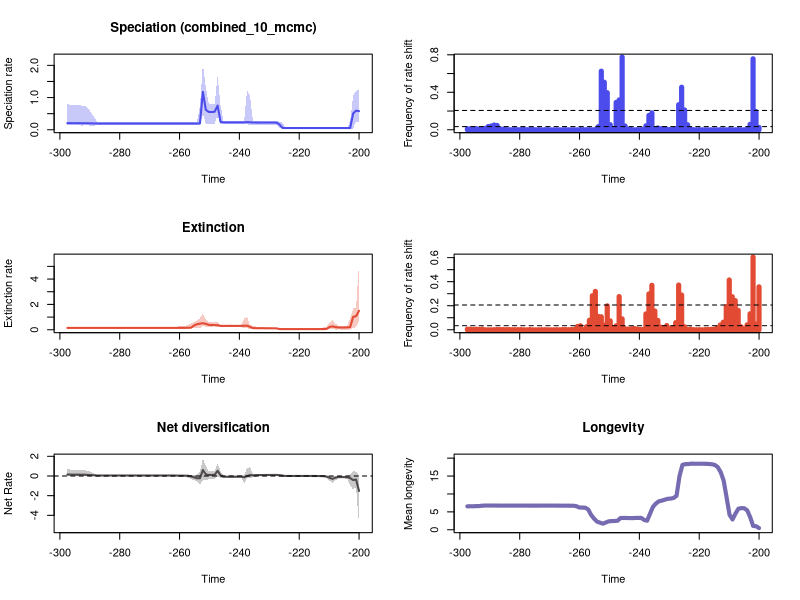

The R source for this figure:


pdf(file='C:/Users/SimoesLabAdmin/Documents/pt_diversity_rates/updated_occurrence_analyses/model_2_and_5/200_its_s1k/reptilia_terr/RTT_plots.pdf',width=10, height=15)
par(mfrow=c(3,2))
library(scales)

time=c(-200.011917545, -200.996596635,-201.981275725,-202.965954815,-203.950633905,-204.935312995,-205.919992085,-206.904671175,-207.889350265,-208.874029355,-209.858708445,-210.843387535,-211.828066625,-212.812745715,-213.797424805,-214.782103895,-215.766782985,-216.751462075,-217.736141165,-218.720820255,-219.705499345,-220.690178435,-221.674857525,-222.659536615,-223.644215705,-224.628894795,-225.613573885,-226.598252975,-227.582932065,-228.567611155,-229.552290245,-230.536969335,-231.521648425,-232.506327515,-233.491006605,-234.47568569499998,-235.460364785,-236.445043875,-237.429722965,-238.41440205499998,-239.399081145,-240.383760235,-241.368439325,-242.35311841499998,-243.337797505,-244.322476595,-245.307155685,-246.29183477499998,-247.276513865,-248.261192955,-249.245872045,-250.23055113499998,-251.215230225,-252.19990931499999,-253.184588405,-254.16926749499999,-255.153946585,-256.138625675,-257.123304765,-258.107983855,-259.092662945,-260.077342035,-261.062021125,-262.046700215,-263.031379305,-264.016058395,-265.000737485,-265.985416575,-266.970095665,-267.95477475499996,-268.939453845,-269.924132935,-270.908812025,-271.893491115,-272.878170205,-273.862849295,-274.847528385,-275.83220747499996,-276.816886565,-277.801565655,-278.786244745,-279.770923835,-280.755602925,-281.740282015,-282.724961105,-283.70964019499996,-284.694319285,-285.678998375,-286.663677465,-287.648356555,-288.633035645,-289.617714735,-290.602393825,-291.58707291499996,-292.571752005,-293.556431095,-294.541110185,-295.525789275,-296.510468365,-297.495147455)
rate=c(0.5777779788596471, 0.5936792228732799,0.5072609801595811,0.0544503460075514,0.05378859080534798,0.053759063739692775,0.053759063739692775,0.053759063739692775,0.053759063739692775,0.053748032896944395,0.053748032896944395,0.05369445861008423,0.05369445861008423,0.05369445861008423,0.05361923601380474,0.05361923601380474,0.05361923601380474,0.05361923601380474,0.05361923601380474,0.05361923601380474,0.05361923601380474,0.05358837222641252,0.05358837222641252,0.05358837222641252,0.05369445861008423,0.05408713314175416,0.05642527151517745,0.16492156751917947,0.2223375655170921,0.22312417872569146,0.22312417872569146,0.2233812734346436,0.22357086598847897,0.22388399163821,0.2244563072117763,0.22515405811753858,0.2257336256868706,0.23233590242428853,0.2373940951918697,0.22901461436356652,0.22901461436356652,0.22901461436356652,0.22901461436356652,0.22901461436356652,0.22900975219533837,0.2288119419502106,0.22897191530950753,0.24299764642445182,0.7518891530735614,0.5614048084292611,0.5502914397346439,0.5529889747703616,0.6199577486577688,1.177040387414579,0.19767611185233552,0.19404268358603727,0.19385290418761889,0.19385290418761889,0.19385290418761889,0.1938613654474439,0.19387954762710766,0.1938896356827259,0.19390020255187912,0.19390020255187912,0.19390020255187912,0.19390020255187912,0.19390020255187912,0.1938896356827259,0.1938896356827259,0.1938896356827259,0.1938896356827259,0.1938896356827259,0.1938896356827259,0.1938896356827259,0.19390020255187912,0.19390020255187912,0.19390020255187912,0.19390020255187912,0.1938896356827259,0.19387954762710766,0.1938613654474439,0.1938613654474439,0.19385290418761889,0.1938613654474439,0.19386695230230616,0.19386695230230616,0.19386695230230616,0.19386695230230616,0.19392696988812924,0.19422085868323263,0.19695167945514602,0.19907511512890336,0.2016025391637998,0.2028328135931704,0.20341175503527276,0.2039713405095434,0.20425072512567669,0.2055265509661764,0.20593317307363876,0.20637371848371222)
minHPD=c(0.24544011346815783, 0.24869315898969158,0.04056672494730272,0.0340334069224346,0.04190151460504408,0.04190151460504408,0.04190151460504408,0.04190151460504408,0.04311101486725708,0.04321915815909818,0.04321915815909818,0.04311101486725708,0.04311101486725708,0.04311101486725708,0.04311101486725708,0.04311101486725708,0.04311101486725708,0.04311101486725708,0.04311101486725708,0.04311101486725708,0.04311101486725708,0.042988915998263925,0.042988915998263925,0.042988915998263925,0.041932827440624,0.037073958036850777,0.037942101946615306,0.04460113426355944,0.1411334107433296,0.1494514107900504,0.1500195525937301,0.1500195525937301,0.1500195525937301,0.1490812761172969,0.1490812761172969,0.1532821410790865,0.152557590326624,0.13278298996463025,0.18273284516928162,0.17457709543351851,0.17457709543351851,0.17494981667364096,0.17494981667364096,0.17494981667364096,0.17494981667364096,0.17457709543351851,0.1693073123138909,0.1632352424793294,0.47021379349274794,0.1938685089441475,0.180132959475949,0.19177513664383902,0.1843671380257549,0.5032737982080296,0.1400835303577633,0.14150977677700988,0.14894682772381965,0.14894682772381965,0.14894682772381965,0.14894682772381965,0.15252552760210547,0.15252552760210547,0.15252552760210547,0.15252552760210547,0.15252552760210547,0.15252552760210547,0.15252552760210547,0.15252552760210547,0.15252552760210547,0.15252552760210547,0.15252552760210547,0.15252552760210547,0.15252552760210547,0.15252552760210547,0.15335575700095586,0.15335575700095586,0.15335575700095586,0.15335575700095586,0.15147959200948535,0.15113809250770466,0.14894682772381965,0.14894682772381965,0.1503194525804605,0.1503194525804605,0.1503194525804605,0.1503194525804605,0.1503194525804605,0.14977966898798703,0.14894682772381965,0.14932670931415432,0.12198833975911363,0.12198833975911363,0.14150977677700988,0.14150977677700988,0.12857142877426045,0.14150977677700988,0.14150977677700988,0.14150977677700988,0.14150977677700988,0.14150977677700988)
maxHPD=c(1.2602024769359625, 1.2072128694203952,1.059539285014583,0.274047994201428,0.06753348451846404,0.06715633837171142,0.06715633837171142,0.06715633837171142,0.06831742169220195,0.06831742169220195,0.06831742169220195,0.06798941207929554,0.06798941207929554,0.06798941207929554,0.06798941207929554,0.06798941207929554,0.06798941207929554,0.06798941207929554,0.06798941207929554,0.06798941207929554,0.06798941207929554,0.06798941207929554,0.06798941207929554,0.06798941207929554,0.06726523420121018,0.070543440260789,0.2187196770010331,0.24976841568686184,0.27904256723186177,0.2683629545825942,0.2683629545825942,0.2680402074870157,0.2680402074870157,0.2683629545825942,0.2697803541810524,0.27810369765447834,0.27810369765447834,1.0414828925592508,1.2484434250976795,0.28329139127552894,0.2815164038483684,0.2815164038483684,0.281333329686679,0.281333329686679,0.281333329686679,0.2824429307848171,0.27904256723186177,0.7541290979412597,1.6647551065462074,0.8173976206340676,0.7926832495793827,0.8131664055036436,1.3183415752831718,2.0539703912011293,0.7402113523409662,0.24635993227393518,0.24253827621529395,0.24253827621529395,0.24253827621529395,0.24253827621529395,0.245246615797888,0.245246615797888,0.245246615797888,0.245246615797888,0.245246615797888,0.245246615797888,0.245246615797888,0.245246615797888,0.245246615797888,0.245246615797888,0.245246615797888,0.245246615797888,0.245246615797888,0.245246615797888,0.245246615797888,0.245246615797888,0.245246615797888,0.245246615797888,0.245246615797888,0.245246615797888,0.24352912630544118,0.24352912630544118,0.24519650222162215,0.245246615797888,0.24519650222162215,0.245246615797888,0.245246615797888,0.245246615797888,0.24868167786081993,0.2552498925711658,0.40524327170607405,0.5297339883194789,0.6838272407899216,0.7310533678114501,0.7411767782684885,0.7656311892111936,0.7676636129544104,0.7741513480501498,0.7741513480501498,0.8017657554975369)
remove_na = !is.na(rate)
time = time[remove_na]
plot(time,time,type = 'n', ylim = c(0, 2.2593674303212423), xlim = c(-297.987487,-199.519578), ylab = 'Speciation rate', xlab = 'Time',main='Speciation (combined_10_mcmc)' )
polygon(c(time, rev(time)), c(maxHPD[remove_na], rev(minHPD[remove_na])), col = alpha('#4c4cec',0.3), border = NA)
lines(time,rate[remove_na], col = '#4c4cec', lwd=2)
mids=c(-200.01689067171716, -201.01151601515153,-202.00614135858586,-203.0007667020202,-203.99539204545454,-204.9900173888889,-205.98464273232324,-206.97926807575757,-207.9738934191919,-208.96851876262627,-209.9631441060606,-210.95776944949495,-211.95239479292928,-212.94702013636365,-213.94164547979798,-214.93627082323232,-215.93089616666666,-216.92552151010102,-217.92014685353536,-218.9147721969697,-219.90939754040403,-220.9040228838384,-221.89864822727273,-222.89327357070707,-223.8878989141414,-224.88252425757577,-225.8771496010101,-226.87177494444444,-227.86640028787878,-228.86102563131314,-229.85565097474748,-230.8502763181818,-231.84490166161618,-232.8395270050505,-233.83415234848485,-234.82877769191919,-235.82340303535352,-236.8180283787879,-237.81265372222222,-238.80727906565656,-239.80190440909092,-240.79652975252526,-241.7911550959596,-242.78578043939393,-243.78040578282827,-244.77503112626263,-245.76965646969697,-246.7642818131313,-247.75890715656567,-248.7535325,-249.74815784343434,-250.74278318686868,-251.73740853030301,-252.73203387373738,-253.72665921717171,-254.72128456060605,-255.71590990404042,-256.71053524747475,-257.7051605909091,-258.6997859343434,-259.69441127777776,-260.6890366212121,-261.6836619646465,-262.6782873080808,-263.67291265151516,-264.6675379949495,-265.66216333838383,-266.65678868181817,-267.6514140252525,-268.64603936868684,-269.6406647121212,-270.6352900555556,-271.6299153989899,-272.62454074242424,-273.6191660858586,-274.6137914292929,-275.60841677272725,-276.60304211616165,-277.597667459596,-278.5922928030303,-279.58691814646465,-280.581543489899,-281.5761688333333,-282.57079417676766,-283.565419520202,-284.56004486363634,-285.55467020707067,-286.54929555050506,-287.5439208939394,-288.53854623737374,-289.5331715808081,-290.5277969242424,-291.52242226767675,-292.51704761111114,-293.5116729545455,-294.5062982979798,-295.50092364141415,-296.4955489848485,-297.4901743282828)
counts=c(0.025, 0.195,0.757,0.058,0.006,0.0,0.0,0.002,0.0,0.0,0.002,0.0,0.0,0.001,0.0,0.0,0.0,0.0,0.0,0.0,0.001,0.0,0.001,0.009,0.054,0.211,0.454,0.267,0.011,0.003,0.002,0.006,0.013,0.011,0.019,0.006,0.18,0.153,0.042,0.004,0.001,0.001,0.0,0.003,0.005,0.04,0.776,0.318,0.292,0.008,0.054,0.395,0.507,0.625,0.034,0.003,0.0,0.001,0.001,0.001,0.002,0.0,0.0,0.0,0.0,0.001,0.0,0.0,0.0,0.0,0.0,0.001,0.001,0.0,0.001,0.0,0.004,0.002,0.001,0.004,0.002,0.001,0.002,0.001,0.001,0.002,0.006,0.01,0.046,0.051,0.04,0.034,0.015,0.009,0.004,0.012,0.009,0.009,0.011)
plot(mids,counts,type = 'h', xlim = c(-297.987487,-199.519578), ylim=c(0,0.776), ylab = 'Frequency of rate shift', xlab = 'Time',lwd=5,col='#4c4cec')
bf2 = 0.03391365557842701
bf6 = 0.20596268234758136
abline(h=bf2, lty=2)
abline(h=bf6, lty=2)

time=c(-200.011917545, -200.996596635,-201.981275725,-202.965954815,-203.950633905,-204.935312995,-205.919992085,-206.904671175,-207.889350265,-208.874029355,-209.858708445,-210.843387535,-211.828066625,-212.812745715,-213.797424805,-214.782103895,-215.766782985,-216.751462075,-217.736141165,-218.720820255,-219.705499345,-220.690178435,-221.674857525,-222.659536615,-223.644215705,-224.628894795,-225.613573885,-226.598252975,-227.582932065,-228.567611155,-229.552290245,-230.536969335,-231.521648425,-232.506327515,-233.491006605,-234.47568569499998,-235.460364785,-236.445043875,-237.429722965,-238.41440205499998,-239.399081145,-240.383760235,-241.368439325,-242.35311841499998,-243.337797505,-244.322476595,-245.307155685,-246.29183477499998,-247.276513865,-248.261192955,-249.245872045,-250.23055113499998,-251.215230225,-252.19990931499999,-253.184588405,-254.16926749499999,-255.153946585,-256.138625675,-257.123304765,-258.107983855,-259.092662945,-260.077342035,-261.062021125,-262.046700215,-263.031379305,-264.016058395,-265.000737485,-265.985416575,-266.970095665,-267.95477475499996,-268.939453845,-269.924132935,-270.908812025,-271.893491115,-272.878170205,-273.862849295,-274.847528385,-275.83220747499996,-276.816886565,-277.801565655,-278.786244745,-279.770923835,-280.755602925,-281.740282015,-282.724961105,-283.70964019499996,-284.694319285,-285.678998375,-286.663677465,-287.648356555,-288.633035645,-289.617714735,-290.602393825,-291.58707291499996,-292.571752005,-293.556431095,-294.541110185,-295.525789275,-296.510468365,-297.495147455)
rate=c(1.4944371000290673, 1.074841931883062,1.0181584150027092,0.21146870399469464,0.18700455635847232,0.17916586449213628,0.17810306556242644,0.18207849285181502,0.2089696392212577,0.2676531924650407,0.22021598696785577,0.06777749995243235,0.05597018290138412,0.05397315859889977,0.05257995324904485,0.05214957873831226,0.05191314173864417,0.05175290079826625,0.051614741947726125,0.05157802166233656,0.05157802166233656,0.05157802166233656,0.05157802166233656,0.05154170602267932,0.05175290079826625,0.05175290079826625,0.05214957873831226,0.0570585629973273,0.11072547221464796,0.11644370903898696,0.11772106512978564,0.11833199182508952,0.11962608913175915,0.12075903494108117,0.12180878285719275,0.12503848652239555,0.1314486075447912,0.22773798075740448,0.3239212956631603,0.31892959627910966,0.30455264914668656,0.30455264914668656,0.30601372786306513,0.3076249701011298,0.3074935350250491,0.3067586796151154,0.3070133444718306,0.3074935350250491,0.359380971880098,0.3675708423776942,0.3741586390859897,0.3849629344257143,0.46826278061119064,0.5141536302636911,0.4850584942915417,0.43720619677497474,0.3359501634041826,0.16673365596123468,0.15355366943331022,0.15057052089118755,0.15027177620553242,0.15019947590445845,0.14807833355428152,0.147607436759401,0.1475262329942254,0.1475045420209546,0.1475045420209546,0.14748948847572638,0.14746540444164813,0.14744583109911275,0.14744583109911275,0.14744583109911275,0.14744583109911275,0.14744583109911275,0.14744583109911275,0.14744583109911275,0.14744583109911275,0.14744583109911275,0.14744583109911275,0.14741997190875952,0.14741997190875952,0.14741997190875952,0.14738033931233518,0.14738033931233518,0.14731859487587484,0.14731859487587484,0.14741997190875952,0.14741997190875952,0.14738033931233518,0.14731859487587484,0.1472754031487182,0.1472754031487182,0.1472754031487182,0.1472754031487182,0.1472754031487182,0.14738033931233518,0.14741997190875952,0.14741997190875952,0.14738033931233518,0.14744583109911275)
minHPD=c(0.6833540673487086, 0.19561476480953954,0.15283137885367482,0.006574178862837129,0.006574178862837129,0.017615573889356778,0.018232418051847454,0.02469598080319512,0.009644404841431684,0.13061018283016704,0.04111091558941478,0.03483310205503099,0.034598747873010025,0.03292703258914637,0.03496175645741194,0.0358653752689686,0.03541946791403447,0.03541946791403447,0.03529454311708035,0.03541946791403447,0.03541946791403447,0.03541946791403447,0.03541946791403447,0.03541946791403447,0.034598747873010025,0.0345471010576068,0.03311826491852952,0.03496175645741194,0.04316031332523266,0.05529970967699451,0.05317655393862118,0.05767262332919809,0.057088394506955215,0.057088394506955215,0.057088394506955215,0.06379040618341784,0.06448096981613967,0.06676934642112148,0.12153525170155893,0.1633470356209017,0.18822142785437307,0.18822142785437307,0.18510479103414637,0.19481031402891424,0.19355973644365393,0.18822142785437307,0.1841781272211465,0.18909117307202586,0.24165227591409247,0.25891234010767616,0.25758106322142443,0.25891234010767616,0.24564108590444012,0.29230514364506743,0.1321335926749658,0.13171956024100231,0.10896421853998356,0.10392368709762403,0.10505520985309603,0.10392368709762403,0.10492427277611727,0.10492427277611727,0.10492427277611727,0.10492427277611727,0.10492427277611727,0.10505520985309603,0.10505520985309603,0.10510570187842354,0.10492427277611727,0.10492427277611727,0.10492427277611727,0.10492427277611727,0.10492427277611727,0.10492427277611727,0.10492427277611727,0.10492427277611727,0.10492427277611727,0.10492427277611727,0.10492427277611727,0.10492427277611727,0.10492427277611727,0.10492427277611727,0.10492427277611727,0.10492427277611727,0.10492427277611727,0.10492427277611727,0.10492427277611727,0.10492427277611727,0.10492427277611727,0.10492427277611727,0.10492427277611727,0.10492427277611727,0.10492427277611727,0.10492427277611727,0.10492427277611727,0.10492427277611727,0.10492427277611727,0.10492427277611727,0.10492427277611727,0.10492427277611727)
maxHPD=c(5.215819536422629, 1.7434810126079863,1.687562379678661,0.8928101413903625,0.3427765337604907,0.294972723330679,0.29405009701897306,0.3061059878250388,0.4835418905449237,0.7599182204660396,0.5331788211867523,0.2534025958348729,0.1899008163544951,0.15079263691394304,0.08463701261518682,0.08289504897354907,0.08164763668485056,0.08164763668485056,0.08145597943136054,0.08164763668485056,0.08164763668485056,0.08164763668485056,0.08164763668485056,0.08164763668485056,0.08164763668485056,0.08164763668485056,0.0830338662757772,0.1283701237563437,0.1620213361137331,0.16950586459301353,0.16353741372513952,0.16882701526855526,0.17211333814588917,0.19007511203030816,0.2095054281072695,0.2643158439567885,0.3086525953439199,0.377354690462353,1.0376454512829418,0.8915390484050602,0.4008502258499863,0.4008502258499863,0.395317055388663,0.4029532616706999,0.4029532616706999,0.39829201252317414,0.395317055388663,0.40878188695515055,0.602605459265985,0.6120893949474447,0.6082709213500295,0.6282889971942666,0.8364746590846676,1.2579051872056521,0.9161497439268811,0.7281097572469276,0.5907534066850806,0.521593878185237,0.3593869145734812,0.3216160897051659,0.31968120640091824,0.31968120640091824,0.19849067709226062,0.1917993621367646,0.1917993621367646,0.1917993621367646,0.1917993621367646,0.1917993621367646,0.1910086004178775,0.19074850147375697,0.19074850147375697,0.19074850147375697,0.19074850147375697,0.19074850147375697,0.19074850147375697,0.190561010233819,0.190561010233819,0.190561010233819,0.190561010233819,0.190561010233819,0.190561010233819,0.190561010233819,0.190561010233819,0.190561010233819,0.190561010233819,0.19042382305337915,0.18982167298907704,0.18982167298907704,0.18982167298907704,0.190561010233819,0.19074850147375697,0.19074850147375697,0.19074850147375697,0.19074850147375697,0.1910086004178775,0.1923866500658219,0.19348983300504985,0.19427198377400773,0.1957363797532219,0.19825139226244332)
remove_na = !is.na(rate)
time = time[remove_na]
plot(time,time,type = 'n', ylim = c(0, 5.737401490064892), xlim = c(-297.987487,-199.519578), ylab = 'Extinction rate', xlab = 'Time',main='Extinction' )
polygon(c(time, rev(time)), c(maxHPD[remove_na], rev(minHPD[remove_na])), col = alpha('#e34a33',0.3), border = NA)
lines(time,rate[remove_na], col = '#e34a33', lwd=2)
mids=c(-200.01689067171716, -201.01151601515153,-202.00614135858586,-203.0007667020202,-203.99539204545454,-204.9900173888889,-205.98464273232324,-206.97926807575757,-207.9738934191919,-208.96851876262627,-209.9631441060606,-210.95776944949495,-211.95239479292928,-212.94702013636365,-213.94164547979798,-214.93627082323232,-215.93089616666666,-216.92552151010102,-217.92014685353536,-218.9147721969697,-219.90939754040403,-220.9040228838384,-221.89864822727273,-222.89327357070707,-223.8878989141414,-224.88252425757577,-225.8771496010101,-226.87177494444444,-227.86640028787878,-228.86102563131314,-229.85565097474748,-230.8502763181818,-231.84490166161618,-232.8395270050505,-233.83415234848485,-234.82877769191919,-235.82340303535352,-236.8180283787879,-237.81265372222222,-238.80727906565656,-239.80190440909092,-240.79652975252526,-241.7911550959596,-242.78578043939393,-243.78040578282827,-244.77503112626263,-245.76965646969697,-246.7642818131313,-247.75890715656567,-248.7535325,-249.74815784343434,-250.74278318686868,-251.73740853030301,-252.73203387373738,-253.72665921717171,-254.72128456060605,-255.71590990404042,-256.71053524747475,-257.7051605909091,-258.6997859343434,-259.69441127777776,-260.6890366212121,-261.6836619646465,-262.6782873080808,-263.67291265151516,-264.6675379949495,-265.66216333838383,-266.65678868181817,-267.6514140252525,-268.64603936868684,-269.6406647121212,-270.6352900555556,-271.6299153989899,-272.62454074242424,-273.6191660858586,-274.6137914292929,-275.60841677272725,-276.60304211616165,-277.597667459596,-278.5922928030303,-279.58691814646465,-280.581543489899,-281.5761688333333,-282.57079417676766,-283.565419520202,-284.56004486363634,-285.55467020707067,-286.54929555050506,-287.5439208939394,-288.53854623737374,-289.5331715808081,-290.5277969242424,-291.52242226767675,-292.51704761111114,-293.5116729545455,-294.5062982979798,-295.50092364141415,-296.4955489848485,-297.4901743282828)
counts=c(0.357, 0.049,0.605,0.133,0.041,0.008,0.025,0.162,0.243,0.275,0.414,0.193,0.063,0.04,0.017,0.005,0.004,0.003,0.002,0.0,0.001,0.0,0.001,0.006,0.002,0.025,0.289,0.372,0.059,0.017,0.012,0.035,0.018,0.022,0.078,0.156,0.37,0.298,0.132,0.003,0.003,0.007,0.011,0.008,0.006,0.009,0.091,0.276,0.033,0.016,0.074,0.199,0.039,0.108,0.111,0.319,0.283,0.079,0.025,0.001,0.033,0.028,0.004,0.002,0.001,0.002,0.002,0.0,0.001,0.0,0.0,0.0,0.001,0.001,0.0,0.0,0.0,0.002,0.0,0.0,0.002,0.001,0.001,0.001,0.002,0.001,0.002,0.002,0.002,0.001,0.0,0.0,0.0,0.006,0.003,0.005,0.002,0.005,0.005)
plot(mids,counts,type = 'h', xlim = c(-297.987487,-199.519578), ylim=c(0,0.605), ylab = 'Frequency of rate shift', xlab = 'Time',lwd=5,col='#e34a33')
abline(h=bf2, lty=2)
abline(h=bf6, lty=2)
#Net Diversification Rate
time=c(-200.011917545, -200.996596635,-201.981275725,-202.965954815,-203.950633905,-204.935312995,-205.919992085,-206.904671175,-207.889350265,-208.874029355,-209.858708445,-210.843387535,-211.828066625,-212.812745715,-213.797424805,-214.782103895,-215.766782985,-216.751462075,-217.736141165,-218.720820255,-219.705499345,-220.690178435,-221.674857525,-222.659536615,-223.644215705,-224.628894795,-225.613573885,-226.598252975,-227.582932065,-228.567611155,-229.552290245,-230.536969335,-231.521648425,-232.506327515,-233.491006605,-234.47568569499998,-235.460364785,-236.445043875,-237.429722965,-238.41440205499998,-239.399081145,-240.383760235,-241.368439325,-242.35311841499998,-243.337797505,-244.322476595,-245.307155685,-246.29183477499998,-247.276513865,-248.261192955,-249.245872045,-250.23055113499998,-251.215230225,-252.19990931499999,-253.184588405,-254.16926749499999,-255.153946585,-256.138625675,-257.123304765,-258.107983855,-259.092662945,-260.077342035,-261.062021125,-262.046700215,-263.031379305,-264.016058395,-265.000737485,-265.985416575,-266.970095665,-267.95477475499996,-268.939453845,-269.924132935,-270.908812025,-271.893491115,-272.878170205,-273.862849295,-274.847528385,-275.83220747499996,-276.816886565,-277.801565655,-278.786244745,-279.770923835,-280.755602925,-281.740282015,-282.724961105,-283.70964019499996,-284.694319285,-285.678998375,-286.663677465,-287.648356555,-288.633035645,-289.617714735,-290.602393825,-291.58707291499996,-292.571752005,-293.556431095,-294.541110185,-295.525789275,-296.510468365,-297.495147455)
net_rate=c(-1.5219855022524982, -0.3612649357219104,-0.41360053383053763,-0.21150829674778984,-0.13004206692536893,-0.11226387929471289,-0.11113459288513979,-0.11568137709839368,-0.16768372300926984,-0.2934562352525735,-0.18584985922646313,-0.05712747424009617,-0.01889999149809344,-0.008234552845069796,-0.003154061025382414,-0.0012495591495544954,-0.0006232983496295902,-0.0004209402505676658,-0.00026986556867980495,-0.0002164930738137868,-0.0002164930738137868,-0.00022579692929494132,-0.00022579692929494132,-0.00015922809734124655,-0.00019539165221996318,0.004013558173608939,0.02628797082283639,0.07811477720165816,0.10882308590465875,0.10495830326659225,0.1024960513559844,0.10200916073911608,0.09920370530501867,0.09591803556372244,0.09420091211718519,0.08519355601390557,0.06639448662343332,0.08835182842735752,-0.0034111718755362222,-0.13233655904293076,-0.07093214317219437,-0.07116625442297554,-0.0727902179868192,-0.07785705393245773,-0.0760578506995534,-0.07459548714642705,-0.07394173153370667,0.06704938468396597,0.524455984619774,0.1250319806021457,0.11220165035821654,0.10365368564064517,0.16214880076554772,0.6109720289583838,-0.22429788789006744,-0.23223393611246831,-0.1261320992814557,-0.04506195467495517,0.019633731331797064,0.03332131939637041,0.03449878574927904,0.03488352730619934,0.04398056089365191,0.04695229100468885,0.047032871381031044,0.047221989869277184,0.04720778946449414,0.0472458302824257,0.047420598953570134,0.047610341382449024,0.047610341382449024,0.047610341382449024,0.047610341382449024,0.047622660846714814,0.047668542115870405,0.04764249834155335,0.04760637944168059,0.04760637944168059,0.04710793293956841,0.04703015770528296,0.046883466064031994,0.04688470964796207,0.04685091084899858,0.04698738420455961,0.04707184720567514,0.04712667409792144,0.047067578327851384,0.04712846493898796,0.047853290569444776,0.05093649628139596,0.0737508714784407,0.08836270120048423,0.10765690879094308,0.12572798356980844,0.13215942190699756,0.13331932313779046,0.13423561793280064,0.13835369008395418,0.13986714163570915,0.14916088068928265)
net_minHPD=c(-4.970080842581935, -1.1560675642260483,-1.3712998493787834,-0.9281321601309845,-0.295028187033135,-0.24973066351875148,-0.24862268307753102,-0.25461096593093296,-0.4335639911091856,-0.7076449532581582,-0.4797697600954673,-0.19946942814483698,-0.13523636482774953,-0.09373339867493675,-0.030372089518964272,-0.027586065497245855,-0.025921735914137323,-0.025921735914137323,-0.02667291840066669,-0.025921735914137323,-0.025921735914137323,-0.026104419532440845,-0.026104419532440845,-0.026104419532440845,-0.029023667588513526,-0.04233395888203596,-0.03784428758663622,-0.0556821048764731,0.004774391752498386,0.013995893249878905,0.013959236964668942,0.01592940783037637,0.007266970427677627,0.004648311005750444,-0.015085404315957146,-0.04959515434227654,-0.09057807258458589,-0.21849627567447483,-0.253806320776401,-0.7228300743684124,-0.1756015282596298,-0.1756015282596298,-0.1756015282596298,-0.17545312154181233,-0.1756015282596298,-0.1756015282596298,-0.18086044960630562,-0.1756015282596298,-0.01118178080302834,-0.25895607201065984,-0.2681431359772881,-0.2846375927868996,-0.46198860322701074,-0.42319232857257116,-0.8543103282382544,-0.5806542833055947,-0.41563477674691596,-0.3349982662822213,-0.1695666306346394,-0.12500477719368347,-0.09854271558672023,-0.0967220079522911,-0.012078639127912988,-0.009071354894844508,-0.009071354894844508,-0.007598961563277051,-0.007598961563277051,-0.007598961563277051,-0.00678314872499991,-0.00678314872499991,-0.00678314872499991,-0.00678314872499991,-0.00678314872499991,-0.00678314872499991,-0.00678314872499991,-0.00678314872499991,-0.00678314872499991,-0.00678314872499991,-0.009249850740178839,-0.009249850740178839,-0.009249850740178839,-0.009249850740178839,-0.009249850740178839,-0.009249850740178839,-0.009249850740178839,-0.012078639127912988,-0.012078639127912988,-0.009249850740178839,-0.009249850740178839,-0.011783493827719954,-0.05262617076554199,-0.04205238386894966,-0.026758360151953903,-0.04205238386894966,-0.04205238386894966,-0.012078639127912988,-0.02305668171114683,-0.03467281642354872,-0.03467281642354872,-0.03467281642354872)
net_maxHPD=c(0.08086374870611923, 0.4303328905208196,0.4955647704318996,0.13773815508898274,0.0400900509902711,0.027919360124812238,0.028297655235079815,0.02666815986263707,0.04577587851824348,-0.07676845317199696,0.01785162995586642,0.02390308139340578,0.024895727306375223,0.02715624026360696,0.024895727306375223,0.024416160329453193,0.024895727306375223,0.024895727306375223,0.024039417258695815,0.024895727306375223,0.024895727306375223,0.024895727306375223,0.024895727306375223,0.024895727306375223,0.024895727306375223,0.03531807662812605,0.1772269629181554,0.21136607947191952,0.2057174587981135,0.1879673666551797,0.18303314016400396,0.18303314016400396,0.17826530284259962,0.18724084402346824,0.17379667522968587,0.17935338232941284,0.17680102979395876,0.8763429863434093,0.83698574845629,0.06783869458125,0.03484838299493401,0.033143520314998065,0.026903807430089632,0.026309821182369797,0.028650476325474378,0.030343194844917515,0.030343194844917515,0.5051852280887126,1.2826067450204761,0.5051852280887126,0.4800950240209579,0.49695950195157296,0.9792637328901581,1.7513509241895853,0.4438222968004635,0.101054079461247,0.10604639900405749,0.11201557989148114,0.11012522033271077,0.1170131268914266,0.1331387716176527,0.1331387716176527,0.12079076266332638,0.11208677119662502,0.11208677119662502,0.11282442347989795,0.11282442347989795,0.11282442347989795,0.11282442347989795,0.11208677119662502,0.11208677119662502,0.11208677119662502,0.11208677119662502,0.11208677119662502,0.11208677119662502,0.11208677119662502,0.11208677119662502,0.11208677119662502,0.11208677119662502,0.11208677119662502,0.11282442347989795,0.11282442347989795,0.1141759890034376,0.11477770764925631,0.11477770764925631,0.11282442347989795,0.11282442347989795,0.11622755613121315,0.12006627469713253,0.12577376418008407,0.2621569409230901,0.3872011297490784,0.5296101361657425,0.5692839153930489,0.5990096166257479,0.6443038976071273,0.6454023844746757,0.6454023844746757,0.6520090277009906,0.7173870513759713)
remove_na = !is.na(net_rate)
time = time[remove_na]
plot(time,time,type = 'n', ylim = c(-5.4670889268401295, 1.926486016608544), xlim = c(-297.987487,-199.519578), ylab = 'Net Rate', xlab = 'Time',lwd=2, main='Net diversification', col= '#504A4B' )
polygon(c(time, rev(time)), c(net_maxHPD[remove_na], rev(net_minHPD[remove_na])), col = alpha('#504A4B',0.3), border = NA)
lines(time,net_rate[remove_na], col = '#504A4B', lwd=2)
abline(h=0,lty=2)


time=c(-200.011917545, -200.996596635,-201.981275725,-202.965954815,-203.950633905,-204.935312995,-205.919992085,-206.904671175,-207.889350265,-208.874029355,-209.858708445,-210.843387535,-211.828066625,-212.812745715,-213.797424805,-214.782103895,-215.766782985,-216.751462075,-217.736141165,-218.720820255,-219.705499345,-220.690178435,-221.674857525,-222.659536615,-223.644215705,-224.628894795,-225.613573885,-226.598252975,-227.582932065,-228.567611155,-229.552290245,-230.536969335,-231.521648425,-232.506327515,-233.491006605,-234.47568569499998,-235.460364785,-236.445043875,-237.429722965,-238.41440205499998,-239.399081145,-240.383760235,-241.368439325,-242.35311841499998,-243.337797505,-244.322476595,-245.307155685,-246.29183477499998,-247.276513865,-248.261192955,-249.245872045,-250.23055113499998,-251.215230225,-252.19990931499999,-253.184588405,-254.16926749499999,-255.153946585,-256.138625675,-257.123304765,-258.107983855,-259.092662945,-260.077342035,-261.062021125,-262.046700215,-263.031379305,-264.016058395,-265.000737485,-265.985416575,-266.970095665,-267.95477475499996,-268.939453845,-269.924132935,-270.908812025,-271.893491115,-272.878170205,-273.862849295,-274.847528385,-275.83220747499996,-276.816886565,-277.801565655,-278.786244745,-279.770923835,-280.755602925,-281.740282015,-282.724961105,-283.70964019499996,-284.694319285,-285.678998375,-286.663677465,-287.648356555,-288.633035645,-289.617714735,-290.602393825,-291.58707291499996,-292.571752005,-293.556431095,-294.541110185,-295.525789275,-296.510468365,-297.495147455)
rate=c(0.4669051975210197, 1.0044605611071917,1.0648135880790626,3.5144510525833716,5.3994953899277425,6.00944363432645,6.050504676558191,5.888509775570108,4.507814717556691,2.8772126631475965,4.167496307533201,8.997181899227845,13.713953952449666,16.06348495354381,17.49228522957455,18.095107262045392,18.30251606592989,18.370554396765943,18.421680559552573,18.439810785296658,18.439810785296658,18.441995140046203,18.441995140046203,18.464663507168396,18.34893903562915,18.332612413633516,18.115805634092478,14.958663877380497,9.485656864595777,8.883636183372973,8.706108541831146,8.64663502077241,8.396326485285838,8.140390433953266,7.945429882240236,7.332554706068944,6.400371271505408,4.48837412665082,2.524883068413633,2.7459830111967314,3.318418972665064,3.318418972665064,3.303834697098838,3.2494391238534743,3.2691657083877335,3.2931636040809478,3.2946172659136645,3.291276897299878,2.52832577321046,2.4530975887335975,2.426583284027701,2.362535312675404,2.039799344607887,1.7089386528171062,1.9905717292101854,2.2843032379334853,3.10809154937786,4.155055020333956,5.682624923243019,6.159199166677309,6.197756390954992,6.210615902298448,6.582306721174487,6.713630976368531,6.717264928770689,6.725809120842136,6.725166805459917,6.728744399016818,6.7366665418107665,6.745288581965239,6.745288581965239,6.745288581965239,6.745288581965239,6.745288581965239,6.744679483033915,6.743494941547879,6.743494941547879,6.743494941547879,6.743494941547879,6.746134568575167,6.746134568575167,6.746134568575167,6.74831040839858,6.748201662503361,6.749438934731274,6.746674851761359,6.7454521567769845,6.7454521567769845,6.748669826128364,6.757000878680806,6.765258371100478,6.765343937576979,6.765343937576979,6.765343937576979,6.722041045985141,6.620269980127642,6.605544994931372,6.562123986096326,6.56333059850835,6.540075769751432)
minHPD=c(0.4669051975210197, 1.0044605611071917,1.0648135880790626,3.5144510525833716,5.3994953899277425,6.00944363432645,6.050504676558191,5.888509775570108,4.507814717556691,2.8772126631475965,4.167496307533201,8.997181899227845,13.713953952449666,16.06348495354381,17.49228522957455,18.095107262045392,18.30251606592989,18.370554396765943,18.421680559552573,18.439810785296658,18.439810785296658,18.441995140046203,18.441995140046203,18.464663507168396,18.34893903562915,18.332612413633516,18.115805634092478,14.958663877380497,9.485656864595777,8.883636183372973,8.706108541831146,8.64663502077241,8.396326485285838,8.140390433953266,7.945429882240236,7.332554706068944,6.400371271505408,4.48837412665082,2.524883068413633,2.7459830111967314,3.318418972665064,3.318418972665064,3.303834697098838,3.2494391238534743,3.2691657083877335,3.2931636040809478,3.2946172659136645,3.291276897299878,2.52832577321046,2.4530975887335975,2.426583284027701,2.362535312675404,2.039799344607887,1.7089386528171062,1.9905717292101854,2.2843032379334853,3.10809154937786,4.155055020333956,5.682624923243019,6.159199166677309,6.197756390954992,6.210615902298448,6.582306721174487,6.713630976368531,6.717264928770689,6.725809120842136,6.725166805459917,6.728744399016818,6.7366665418107665,6.745288581965239,6.745288581965239,6.745288581965239,6.745288581965239,6.745288581965239,6.744679483033915,6.743494941547879,6.743494941547879,6.743494941547879,6.743494941547879,6.746134568575167,6.746134568575167,6.746134568575167,6.74831040839858,6.748201662503361,6.749438934731274,6.746674851761359,6.7454521567769845,6.7454521567769845,6.748669826128364,6.757000878680806,6.765258371100478,6.765343937576979,6.765343937576979,6.765343937576979,6.722041045985141,6.620269980127642,6.605544994931372,6.562123986096326,6.56333059850835,6.540075769751432)
maxHPD=c(0.4669051975210197, 1.0044605611071917,1.0648135880790626,3.5144510525833716,5.3994953899277425,6.00944363432645,6.050504676558191,5.888509775570108,4.507814717556691,2.8772126631475965,4.167496307533201,8.997181899227845,13.713953952449666,16.06348495354381,17.49228522957455,18.095107262045392,18.30251606592989,18.370554396765943,18.421680559552573,18.439810785296658,18.439810785296658,18.441995140046203,18.441995140046203,18.464663507168396,18.34893903562915,18.332612413633516,18.115805634092478,14.958663877380497,9.485656864595777,8.883636183372973,8.706108541831146,8.64663502077241,8.396326485285838,8.140390433953266,7.945429882240236,7.332554706068944,6.400371271505408,4.48837412665082,2.524883068413633,2.7459830111967314,3.318418972665064,3.318418972665064,3.303834697098838,3.2494391238534743,3.2691657083877335,3.2931636040809478,3.2946172659136645,3.291276897299878,2.52832577321046,2.4530975887335975,2.426583284027701,2.362535312675404,2.039799344607887,1.7089386528171062,1.9905717292101854,2.2843032379334853,3.10809154937786,4.155055020333956,5.682624923243019,6.159199166677309,6.197756390954992,6.210615902298448,6.582306721174487,6.713630976368531,6.717264928770689,6.725809120842136,6.725166805459917,6.728744399016818,6.7366665418107665,6.745288581965239,6.745288581965239,6.745288581965239,6.745288581965239,6.745288581965239,6.744679483033915,6.743494941547879,6.743494941547879,6.743494941547879,6.743494941547879,6.746134568575167,6.746134568575167,6.746134568575167,6.74831040839858,6.748201662503361,6.749438934731274,6.746674851761359,6.7454521567769845,6.7454521567769845,6.748669826128364,6.757000878680806,6.765258371100478,6.765343937576979,6.765343937576979,6.765343937576979,6.722041045985141,6.620269980127642,6.605544994931372,6.562123986096326,6.56333059850835,6.540075769751432)
remove_na = !is.na(rate)
time = time[remove_na]
plot(time,time,type = 'n', ylim = c(0, 20.311129857885238), xlim = c(-297.987487,-199.519578), ylab = 'Mean longevity', xlab = 'Time',main='Longevity' )
polygon(c(time, rev(time)), c(maxHPD[remove_na], rev(minHPD[remove_na])), col = alpha('#756bb1',0.3), border = NA)
lines(time,rate[remove_na], col = '#756bb1', lwd=4)

n <- dev.off()
